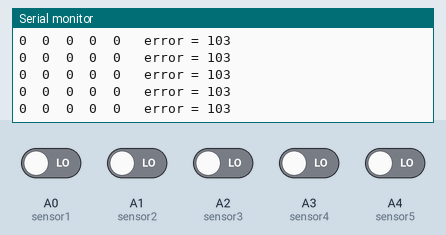
Simulated run of this sketch. Board: Arduino Uno, built with avr-gcc and run on an emulated ATmega328P. Shown: the last lines printed to the serial monitor. The inputs (shaded band) are chosen by the test bench; at power-on: A0 (sensor1), A1 (sensor2), A2 (sensor3), A3 (sensor4), A4 (sensor5) LOW.

Above: at 2.7 s.
2.8 s: A0 (sensor1) driven HIGH
At 3.8 s:
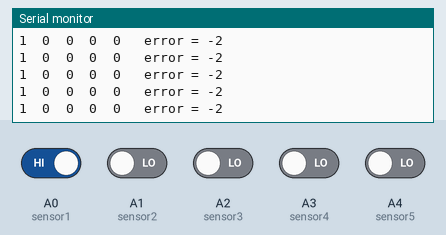
5.8 s: A4 (sensor5) driven HIGH
At 6.6 s:
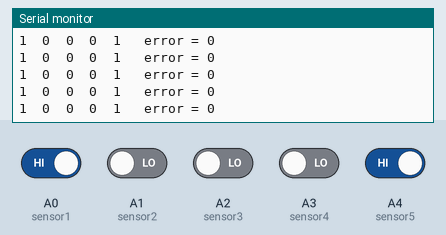
8.8 s: A1 (sensor2) driven HIGH
At 9.7 s:
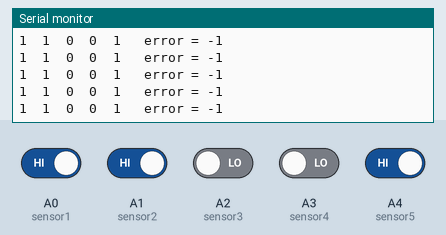
10.3 s: A3 (sensor4) driven HIGH
At 11.0 s:
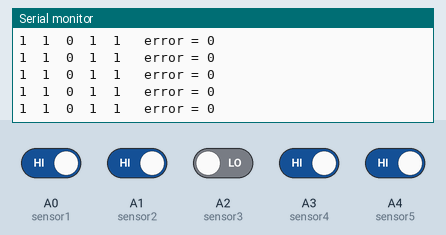
13.3 s: A2 (sensor3) driven HIGH
At 14.1 s:
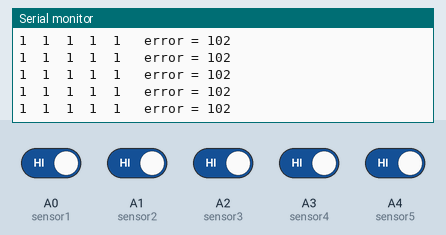
16.3 s: A0 (sensor1) driven LOW
At 16.9 s:
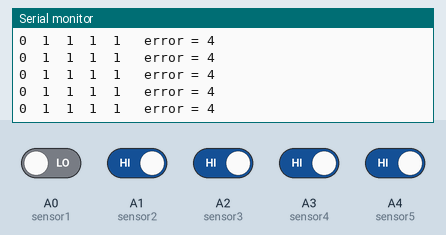
Timing chart, 0 to 19.3 s (numbered marks = the images above; inputs shaded):
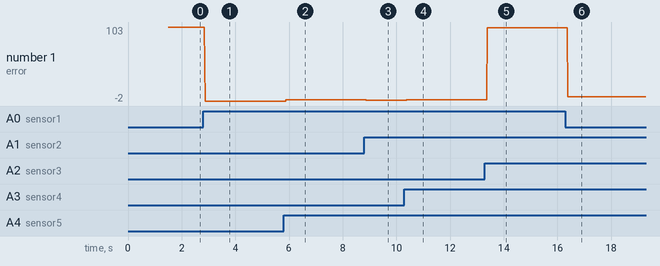

Measured:
- after the input at 2.8 s, the serial monitor: prints a new line after 0.07 s (image 1)
- after the input at 5.8 s, the serial monitor: prints a new line after 0.09 s (image 2)
- after the input at 8.8 s, the serial monitor: prints a new line after 0.09 s (image 3)
- after the input at 10.3 s, the serial monitor: prints a new line after 0.09 s (image 4)
- after the input at 13.3 s, the serial monitor: prints a new line after 0.09 s (image 5)
- after the input at 16.3 s, the serial monitor: prints a new line after 0.08 s (image 6)
- plotted number 1: 103 → -2 after the input at 2.8 s, 0 → -1 after the input at 8.8 s, 0 → 102 after the input at 13.3 s, 102 → 4 after the input at 16.3 s

The sketch:

read_sensor.ino
```cpp
/* IR sensor pins */
#define sensor1 A0
#define sensor2 A1
#define sensor3 A2
#define sensor4 A3
#define sensor5 A4

// Initial Values of Sensors
int sensor[5] = { 0, 0, 0, 0, 0 };
int size_of_array = 5;

// Motor Pins
#define ENA 11  // Left motor control
#define left_reverse 10   // IN1 = left_reverse
#define left_forward 9    // IN2 = left_forward
#define right_reverse 8   // IN3 = right_reverse
#define right_forward 7   // IN4 = right_forward
#define ENB 6  // Right motor control

// ERROR VARS
int error = 0;
int WHITE = 102;
int BLACK = 103;

/***************************************************************************************  Void Setup  **************************************************************************************/
void setup() {
  Serial.begin(9600);                     //setting serial monitor at a default baund rate of 9600
  delay(500);
  Serial.println("Started !!");
  delay(1000);
}
/***************************************************************************************  Void Loop  **************************************************************************************/

bool IR_value_check(int a[], int b[]){
  for (int i = 0;  i < size_of_array; i++){
    if( a[i] != b[i]){
      return false;
    }
  }
  return true;
}

void loop()
{
  read_sensor_values();
}

int black[5] = { 0, 0, 0, 0, 0};
int white[5] = { 1, 1, 1, 1, 1};

int err4[5] =  { 0, 1, 1, 1, 1 };
int err3[5] =  { 0, 0, 1, 1, 1 };
int err2[5] =  { 1, 0, 1, 1, 1 };
int err1[5] =  { 1, 0, 0, 1, 1 };
int err0[5] =  { 1, 1, 0, 1, 1 };
int err_1[5] = { 1, 1, 0, 0, 1 };
int err_2[5] = { 1, 1, 1, 0, 1 };
int err_3[5] = { 1, 1, 1, 0, 0 };
int err_4[5] = { 1, 1, 1, 1, 0 };

void read_sensor_values(){
  sensor[0] = digitalRead(sensor1);
  sensor[1] = digitalRead(sensor2);
  sensor[2] = digitalRead(sensor3);
  sensor[3] = digitalRead(sensor4);
  sensor[4] = digitalRead(sensor5);

  if (IR_value_check(sensor, white)) error = WHITE;
  else if (IR_value_check(sensor, black)) error = BLACK;
  else if (IR_value_check(sensor, err4)) error = 4;
  else if (IR_value_check(sensor, err3)) error = 3;
  else if (IR_value_check(sensor, err2)) error = 2;
  else if (IR_value_check(sensor, err1)) error = 1;
  else if (IR_value_check(sensor, err0)) error = 0;
  else if (IR_value_check(sensor, err_1)) error = -1;
  else if (IR_value_check(sensor, err_2)) error = -2;
  else if (IR_value_check(sensor, err_3)) error = -3;
  else if (IR_value_check(sensor, err_4)) error = -4;
  else{
    int l2 = (sensor[0] == 1) ? 0 : 1;
    int l1 = (sensor[1] == 1) ? 0 : 1;
    int r1 = (sensor[3] == 1) ? 0 : 1;
    int r2 = (sensor[4] == 1) ? 0 : 1;
    error = l2 * 2 + l1 - r1 - r2 * 2;
  }

  Serial.print("\n");
  Serial.print(sensor[0]);
  Serial.print("\t");
  Serial.print(sensor[1]);
  Serial.print("\t");
  Serial.print(sensor[2]);
  Serial.print("\t");
  Serial.print(sensor[3]);
  Serial.print("\t");
  Serial.print(sensor[4]);
  Serial.print("\t error = ");
  Serial.print(error);
  Serial.print("\n");

}
```
